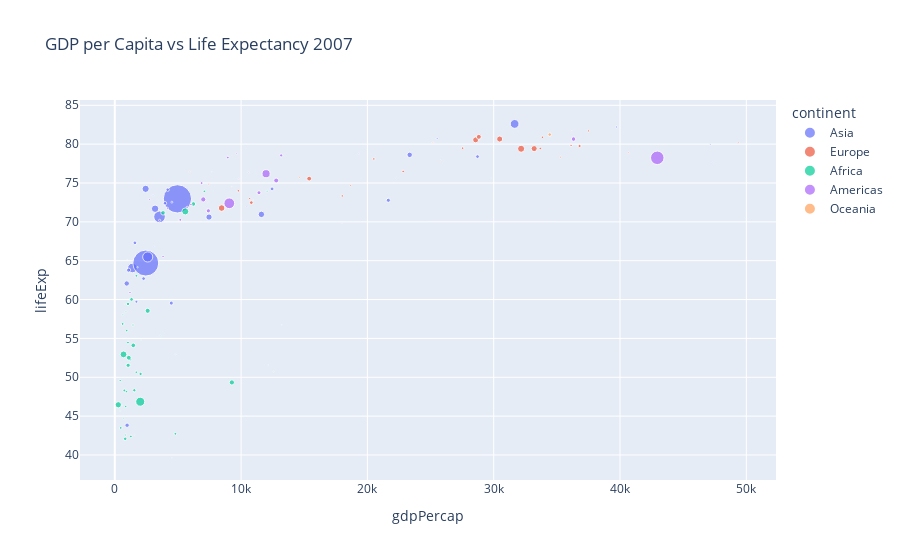

The notebook cell saved with this chart:
### Markdown cell above
2. Add the input `color` to specify the color of the bubbles according to a column in the data. In this case, we pass the column `continent`. So, we have bubbles of 5 different colors

### Code cell
fig = px.scatter(df, x='gdpPercap', y ='lifeExp', 
                 size='pop', color='continent',
                 title='GDP per Capita vs Life Expectancy 2007')
fig.show()
